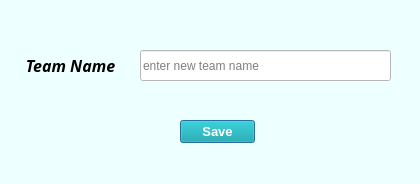
<?xml version="1.0" encoding="UTF-8"?>
<ui version="4.0">
 <class>new_team</class>
 <widget class="QDialog" name="new_team">
  <property name="geometry">
   <rect>
    <x>0</x>
    <y>0</y>
    <width>420</width>
    <height>184</height>
   </rect>
  </property>
  <property name="windowTitle">
   <string>New Team</string>
  </property>
  <property name="styleSheet">
   <string notr="true">background-color: rgb(237, 255, 255);</string>
  </property>
  <widget class="QLabel" name="label">
   <property name="geometry">
    <rect>
     <x>20</x>
     <y>50</y>
     <width>101</width>
     <height>31</height>
    </rect>
   </property>
   <property name="font">
    <font>
     <family>Bahnschrift</family>
     <pointsize>12</pointsize>
     <weight>75</weight>
     <italic>true</italic>
     <bold>true</bold>
    </font>
   </property>
   <property name="text">
    <string>Team Name</string>
   </property>
   <property name="alignment">
    <set>Qt::AlignCenter</set>
   </property>
  </widget>
  <widget class="QLineEdit" name="team_name">
   <property name="geometry">
    <rect>
     <x>140</x>
     <y>50</y>
     <width>251</width>
     <height>31</height>
    </rect>
   </property>
   <property name="styleSheet">
    <string notr="true">background-color: rgb(255, 255, 255);</string>
   </property>
   <property name="placeholderText">
    <string>enter new team name</string>
   </property>
  </widget>
  <widget class="QPushButton" name="savename">
   <property name="geometry">
    <rect>
     <x>180</x>
     <y>120</y>
     <width>75</width>
     <height>23</height>
    </rect>
   </property>
   <property name="font">
    <font>
     <family>Arial</family>
     <pointsize>10</pointsize>
     <weight>75</weight>
     <bold>true</bold>
    </font>
   </property>
   <property name="styleSheet">
    <string notr="true">background-color: rgb(5, 162, 165);
color: rgb(255, 255, 255);</string>
   </property>
   <property name="text">
    <string>Save</string>
   </property>
  </widget>
 </widget>
 <resources/>
 <connections/>
</ui>
